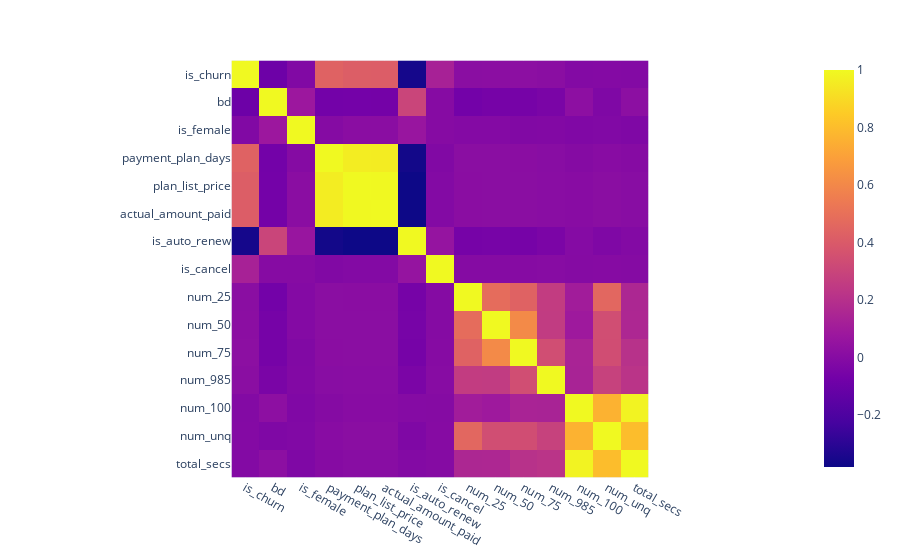

The notebook cell saved with this chart:
### Markdown cell above
### Correlation

### Code cell
px.imshow(df.corr(), x=df.corr().columns, y=df.corr().index)

### Figure 1 — Plotly figure (JSON) as saved in the notebook; plotly's stock layout.template omitted (floating-point values rounded to 4 significant figures; data arrays with more than 128 entries replaced by an {"elided": "..."} marker saying what was removed)
{"data": [{"coloraxis": "coloraxis", "hovertemplate": "x: %{x}<br>y: %{y}<br>color: %{z}<extra></extra>", "type": "heatmap", "x": ["is_churn", "bd", "is_female", "payment_plan_days", "plan_list_price", "actual_amount_paid", "is_auto_renew", "is_cancel", "num_25", "num_50", "num_75", "num_985", "num_100", "num_unq", "total_secs"], "y": ["is_churn", "bd", "is_female", "payment_plan_days", "plan_list_price", "actual_amount_paid", "is_auto_renew", "is_cancel", "num_25", "num_50", "num_75", "num_985", "num_100", "num_unq", "total_secs"], "z": {"elided": "15x15 float values"}}], "layout": {"coloraxis": {"colorscale": [[0, "#0d0887"], [0.1111, "#46039f"], [0.2222, "#7201a8"], [0.3333, "#9c179e"], [0.4444, "#bd3786"], [0.5556, "#d8576b"], [0.6667, "#ed7953"], [0.7778, "#fb9f3a"], [0.8889, "#fdca26"], [1, "#f0f921"]]}, "margin": {"t": 60}, "xaxis": {"constrain": "domain", "scaleanchor": "y"}, "yaxis": {"autorange": "reversed", "constrain": "domain"}}}
